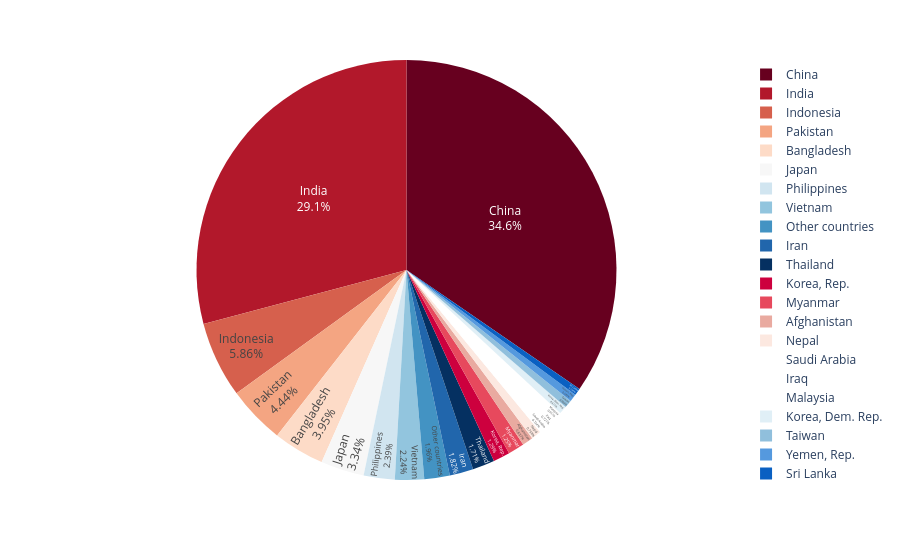

Notebook code cell kept with this figure:
### Code cell
fig = px.pie(data_asia, values="pop", names="country", color_discrete_sequence=px.colors.sequential.RdBu)
fig.update_traces(textposition='inside', textinfo='percent+label')
fig.show()

### Figure 1 — Plotly figure (JSON) as saved in the notebook; plotly's stock layout.template omitted (floating-point values rounded to 4 significant figures)
{"data": [{"domain": {"x": [0, 1], "y": [0, 1]}, "hovertemplate": "country=%{label}<br>pop=%{value}<extra></extra>", "labels": ["Afghanistan", "Other countries", "Bangladesh", "Other countries", "China", "Other countries", "India", "Indonesia", "Iran", "Iraq", "Other countries", "Japan", "Other countries", "Korea, Dem. Rep.", "Korea, Rep.", "Other countries", "Other countries", "Malaysia", "Other countries", "Myanmar", "Nepal", "Other countries", "Pakistan", "Philippines", "Saudi Arabia", "Other countries", "Sri Lanka", "Other countries", "Taiwan", "Thailand", "Vietnam", "Other countries", "Yemen, Rep."], "legendgroup": "", "name": "", "showlegend": true, "textinfo": "percent+label", "textposition": "inside", "type": "pie", "values": [31889923, 708573, 150448339, 14131858, 1318683096, 6980412, 1110396331, 223547000, 69453570, 27499638, 6426679, 127467972, 6053193, 23301725, 49044790, 2505559, 3921278, 24821286, 2874127, 47761980, 28901790, 3204897, 169270617, 91077287, 27601038, 4553009, 20378239, 19314747, 23174294, 65068149, 85262356, 4018332, 22211743]}], "layout": {"legend": {"tracegroupgap": 0}, "margin": {"t": 60}, "piecolorway": ["rgb(103,0,31)", "rgb(178,24,43)", "rgb(214,96,77)", "rgb(244,165,130)", "rgb(253,219,199)", "rgb(247,247,247)", "rgb(209,229,240)", "rgb(146,197,222)", "rgb(67,147,195)", "rgb(33,102,172)", "rgb(5,48,97)"]}}
